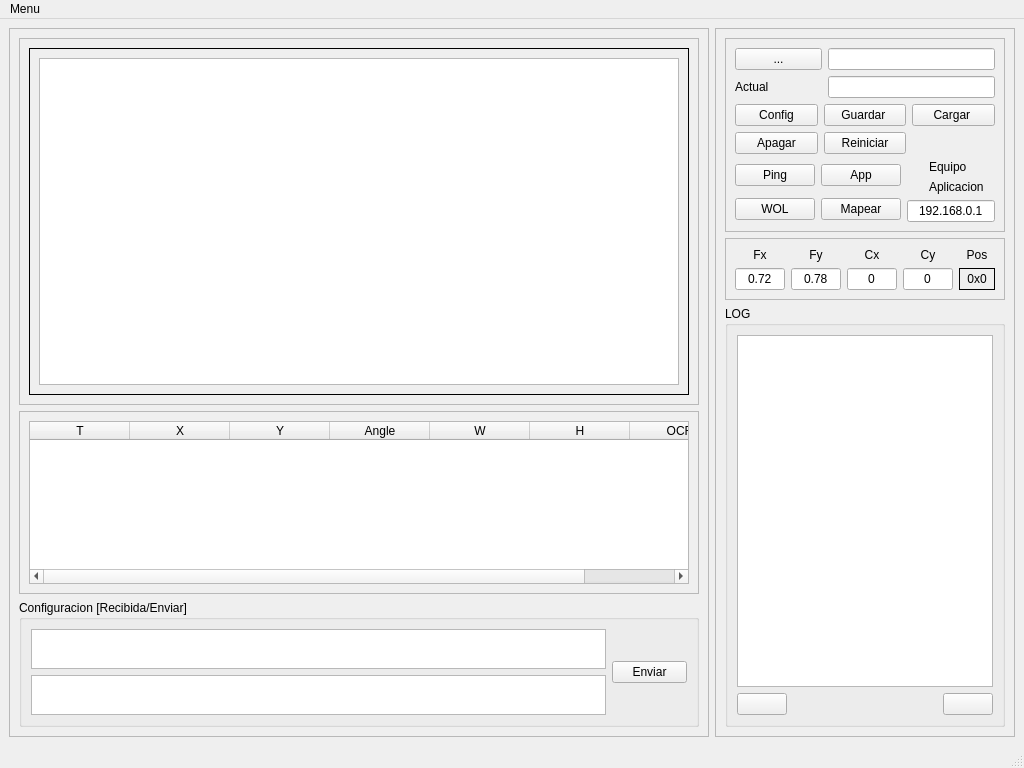
<?xml version="1.0" encoding="UTF-8"?>
<ui version="4.0">
 <class>In2AISVisionSelection</class>
 <widget class="QMainWindow" name="In2AISVisionSelection">
  <property name="geometry">
   <rect>
    <x>0</x>
    <y>0</y>
    <width>1024</width>
    <height>768</height>
   </rect>
  </property>
  <property name="windowTitle">
   <string>In2 Printing Solutions</string>
  </property>
  <widget class="QWidget" name="centralwidget">
   <layout class="QGridLayout" name="gridLayout_4">
    <item row="0" column="0">
     <widget class="QFrame" name="frame_3">
      <property name="sizePolicy">
       <sizepolicy hsizetype="Preferred" vsizetype="Preferred">
        <horstretch>7</horstretch>
        <verstretch>0</verstretch>
       </sizepolicy>
      </property>
      <property name="frameShape">
       <enum>QFrame::StyledPanel</enum>
      </property>
      <property name="frameShadow">
       <enum>QFrame::Raised</enum>
      </property>
      <layout class="QVBoxLayout" name="verticalLayout_4">
       <item>
        <widget class="QFrame" name="frame_4">
         <property name="sizePolicy">
          <sizepolicy hsizetype="Preferred" vsizetype="Preferred">
           <horstretch>7</horstretch>
           <verstretch>10</verstretch>
          </sizepolicy>
         </property>
         <property name="frameShape">
          <enum>QFrame::StyledPanel</enum>
         </property>
         <property name="frameShadow">
          <enum>QFrame::Raised</enum>
         </property>
         <layout class="QGridLayout" name="gridLayout_5">
          <item row="0" column="0">
           <widget class="QFrame" name="frame">
            <property name="sizePolicy">
             <sizepolicy hsizetype="Preferred" vsizetype="Preferred">
              <horstretch>5</horstretch>
              <verstretch>8</verstretch>
             </sizepolicy>
            </property>
            <property name="frameShape">
             <enum>QFrame::Box</enum>
            </property>
            <property name="frameShadow">
             <enum>QFrame::Plain</enum>
            </property>
            <layout class="QGridLayout" name="gridLayout_3">
             <item row="0" column="0">
              <widget class="QGraphicsView" name="m_gv">
               <property name="backgroundBrush">
                <brush brushstyle="Dense1Pattern">
                 <color alpha="255">
                  <red>220</red>
                  <green>220</green>
                  <blue>220</blue>
                 </color>
                </brush>
               </property>
              </widget>
             </item>
            </layout>
           </widget>
          </item>
         </layout>
        </widget>
       </item>
       <item>
        <widget class="QFrame" name="frame_2">
         <property name="sizePolicy">
          <sizepolicy hsizetype="Preferred" vsizetype="Preferred">
           <horstretch>0</horstretch>
           <verstretch>5</verstretch>
          </sizepolicy>
         </property>
         <property name="frameShape">
          <enum>QFrame::StyledPanel</enum>
         </property>
         <property name="frameShadow">
          <enum>QFrame::Raised</enum>
         </property>
         <layout class="QGridLayout" name="gridLayout_2">
          <item row="0" column="0">
           <widget class="QTableWidget" name="m_twData">
            <column>
             <property name="text">
              <string>T</string>
             </property>
            </column>
            <column>
             <property name="text">
              <string>X</string>
             </property>
            </column>
            <column>
             <property name="text">
              <string>Y</string>
             </property>
            </column>
            <column>
             <property name="text">
              <string>Angle</string>
             </property>
            </column>
            <column>
             <property name="text">
              <string>W</string>
             </property>
            </column>
            <column>
             <property name="text">
              <string>H</string>
             </property>
            </column>
            <column>
             <property name="text">
              <string>OCR</string>
             </property>
            </column>
           </widget>
          </item>
         </layout>
        </widget>
       </item>
       <item>
        <widget class="QGroupBox" name="groupBox">
         <property name="sizePolicy">
          <sizepolicy hsizetype="Preferred" vsizetype="Preferred">
           <horstretch>5</horstretch>
           <verstretch>1</verstretch>
          </sizepolicy>
         </property>
         <property name="title">
          <string>Configuracion [Recibida/Enviar]</string>
         </property>
         <layout class="QHBoxLayout" name="horizontalLayout_2">
          <item>
           <layout class="QVBoxLayout" name="verticalLayout_3">
            <item>
             <widget class="QTextEdit" name="m_teRcvString">
              <property name="sizePolicy">
               <sizepolicy hsizetype="Expanding" vsizetype="Preferred">
                <horstretch>0</horstretch>
                <verstretch>0</verstretch>
               </sizepolicy>
              </property>
              <property name="maximumSize">
               <size>
                <width>16777215</width>
                <height>40</height>
               </size>
              </property>
              <property name="readOnly">
               <bool>true</bool>
              </property>
             </widget>
            </item>
            <item>
             <widget class="QTextEdit" name="m_teString">
              <property name="sizePolicy">
               <sizepolicy hsizetype="Expanding" vsizetype="Preferred">
                <horstretch>2</horstretch>
                <verstretch>1</verstretch>
               </sizepolicy>
              </property>
              <property name="maximumSize">
               <size>
                <width>16777215</width>
                <height>40</height>
               </size>
              </property>
             </widget>
            </item>
           </layout>
          </item>
          <item>
           <widget class="QPushButton" name="m_pbSend">
            <property name="sizePolicy">
             <sizepolicy hsizetype="Minimum" vsizetype="Fixed">
              <horstretch>1</horstretch>
              <verstretch>1</verstretch>
             </sizepolicy>
            </property>
            <property name="maximumSize">
             <size>
              <width>75</width>
              <height>16777215</height>
             </size>
            </property>
            <property name="text">
             <string>Enviar</string>
            </property>
            <property name="icon">
             <iconset resource="../../In2Apps/In2SinglePass/SinglePass/shared.qrc">
              <normaloff>:/res/images/sendimgfija.png</normaloff>:/res/images/sendimgfija.png</iconset>
            </property>
           </widget>
          </item>
         </layout>
        </widget>
       </item>
      </layout>
     </widget>
    </item>
    <item row="0" column="1">
     <widget class="QFrame" name="frame_5">
      <property name="sizePolicy">
       <sizepolicy hsizetype="Preferred" vsizetype="Preferred">
        <horstretch>3</horstretch>
        <verstretch>0</verstretch>
       </sizepolicy>
      </property>
      <property name="maximumSize">
       <size>
        <width>300</width>
        <height>16777215</height>
       </size>
      </property>
      <property name="frameShape">
       <enum>QFrame::StyledPanel</enum>
      </property>
      <property name="frameShadow">
       <enum>QFrame::Raised</enum>
      </property>
      <layout class="QGridLayout" name="gridLayout_12">
       <item row="0" column="0">
        <widget class="QFrame" name="frame_7">
         <property name="frameShape">
          <enum>QFrame::StyledPanel</enum>
         </property>
         <property name="frameShadow">
          <enum>QFrame::Raised</enum>
         </property>
         <layout class="QGridLayout" name="gridLayout_11">
          <item row="0" column="0" colspan="3">
           <layout class="QHBoxLayout" name="horizontalLayout_3">
            <item>
             <widget class="QPushButton" name="m_pbLoad">
              <property name="minimumSize">
               <size>
                <width>85</width>
                <height>0</height>
               </size>
              </property>
              <property name="text">
               <string>...</string>
              </property>
             </widget>
            </item>
            <item>
             <widget class="QLineEdit" name="m_leIniFile">
              <property name="maximumSize">
               <size>
                <width>167</width>
                <height>16777215</height>
               </size>
              </property>
              <property name="readOnly">
               <bool>true</bool>
              </property>
             </widget>
            </item>
           </layout>
          </item>
          <item row="2" column="0" colspan="3">
           <layout class="QGridLayout" name="gridLayout_7">
            <item row="0" column="0">
             <widget class="QPushButton" name="m_pbConfig">
              <property name="text">
               <string>Config</string>
              </property>
              <property name="icon">
               <iconset resource="../../In2Apps/In2SinglePass/SinglePass/shared.qrc">
                <normaloff>:/res/images/Configuracion.png</normaloff>:/res/images/Configuracion.png</iconset>
              </property>
             </widget>
            </item>
            <item row="0" column="1">
             <widget class="QPushButton" name="m_pbVisionSave">
              <property name="text">
               <string>Guardar </string>
              </property>
              <property name="icon">
               <iconset resource="../../In2Apps/In2SinglePass/SinglePass/shared.qrc">
                <normaloff>:/res/images/floppy13.png</normaloff>:/res/images/floppy13.png</iconset>
              </property>
             </widget>
            </item>
            <item row="0" column="2">
             <widget class="QPushButton" name="m_pbVisionLoad">
              <property name="text">
               <string>Cargar </string>
              </property>
              <property name="icon">
               <iconset resource="../../In2Apps/In2SinglePass/SinglePass/shared.qrc">
                <normaloff>:/res/images/open127.png</normaloff>:/res/images/open127.png</iconset>
              </property>
             </widget>
            </item>
            <item row="1" column="0">
             <widget class="QPushButton" name="m_pbApagar">
              <property name="text">
               <string>Apagar</string>
              </property>
              <property name="icon">
               <iconset resource="../../In2Apps/In2SinglePass/SinglePass/shared.qrc">
                <normaloff>:/res/images/Cancel_32x32.png</normaloff>:/res/images/Cancel_32x32.png</iconset>
              </property>
             </widget>
            </item>
            <item row="1" column="1">
             <widget class="QPushButton" name="m_pbReiniciar">
              <property name="text">
               <string>Reiniciar</string>
              </property>
              <property name="icon">
               <iconset resource="../../In2Apps/In2SinglePass/SinglePass/shared.qrc">
                <normaloff>:/res/images/light_on.png</normaloff>:/res/images/light_on.png</iconset>
              </property>
             </widget>
            </item>
           </layout>
          </item>
          <item row="3" column="0">
           <widget class="QPushButton" name="m_pbPing">
            <property name="text">
             <string>Ping</string>
            </property>
            <property name="icon">
             <iconset resource="../../In2Apps/In2SinglePass/SinglePass/shared.qrc">
              <normaloff>:/res/images/1rightarrow.png</normaloff>:/res/images/1rightarrow.png</iconset>
            </property>
           </widget>
          </item>
          <item row="3" column="1">
           <widget class="QPushButton" name="m_pbConectar">
            <property name="text">
             <string>App</string>
            </property>
            <property name="icon">
             <iconset resource="../../In2Apps/In2SinglePass/SinglePass/shared.qrc">
              <normaloff>:/res/images/plug42.png</normaloff>:/res/images/plug42.png</iconset>
            </property>
           </widget>
          </item>
          <item row="3" column="2" rowspan="2">
           <layout class="QVBoxLayout" name="verticalLayout">
            <item>
             <layout class="QGridLayout" name="gridLayout_10">
              <item row="0" column="0">
               <widget class="QLabel" name="m_ledEquipo">
                <property name="maximumSize">
                 <size>
                  <width>16</width>
                  <height>16</height>
                 </size>
                </property>
                <property name="text">
                 <string/>
                </property>
                <property name="pixmap">
                 <pixmap resource="../../In2Apps/In2SinglePass/SinglePass/shared.qrc">:/res/images/Ledverde.png</pixmap>
                </property>
               </widget>
              </item>
              <item row="0" column="1">
               <widget class="QLabel" name="label_8">
                <property name="maximumSize">
                 <size>
                  <width>95</width>
                  <height>16777215</height>
                 </size>
                </property>
                <property name="text">
                 <string>Equipo </string>
                </property>
               </widget>
              </item>
              <item row="1" column="0">
               <widget class="QLabel" name="m_ledAplicacion">
                <property name="maximumSize">
                 <size>
                  <width>16</width>
                  <height>16</height>
                 </size>
                </property>
                <property name="text">
                 <string/>
                </property>
                <property name="pixmap">
                 <pixmap resource="../../In2Apps/In2SinglePass/SinglePass/shared.qrc">:/res/images/Ledverde.png</pixmap>
                </property>
               </widget>
              </item>
              <item row="1" column="1">
               <widget class="QLabel" name="label_9">
                <property name="maximumSize">
                 <size>
                  <width>95</width>
                  <height>16777215</height>
                 </size>
                </property>
                <property name="text">
                 <string>Aplicacion</string>
                </property>
               </widget>
              </item>
             </layout>
            </item>
            <item>
             <widget class="QLineEdit" name="m_leIP">
              <property name="maximumSize">
               <size>
                <width>95</width>
                <height>16777215</height>
               </size>
              </property>
              <property name="text">
               <string>192.168.0.1</string>
              </property>
              <property name="alignment">
               <set>Qt::AlignCenter</set>
              </property>
             </widget>
            </item>
           </layout>
          </item>
          <item row="4" column="0">
           <widget class="QPushButton" name="m_pbWOL">
            <property name="text">
             <string>WOL</string>
            </property>
            <property name="icon">
             <iconset resource="../../In2Apps/In2SinglePass/SinglePass/shared.qrc">
              <normaloff>:/res/images/reload.png</normaloff>:/res/images/reload.png</iconset>
            </property>
           </widget>
          </item>
          <item row="4" column="1">
           <widget class="QPushButton" name="m_pbMapear">
            <property name="text">
             <string>Mapear</string>
            </property>
            <property name="icon">
             <iconset resource="../../In2Apps/In2SinglePass/SinglePass/shared.qrc">
              <normaloff>:/res/images/portopen.png</normaloff>:/res/images/portopen.png</iconset>
            </property>
           </widget>
          </item>
          <item row="1" column="0" colspan="3">
           <layout class="QHBoxLayout" name="horizontalLayout">
            <item>
             <widget class="QLabel" name="label_6">
              <property name="minimumSize">
               <size>
                <width>85</width>
                <height>0</height>
               </size>
              </property>
              <property name="text">
               <string>Actual</string>
              </property>
             </widget>
            </item>
            <item>
             <widget class="QLineEdit" name="m_leVisionText">
              <property name="maximumSize">
               <size>
                <width>167</width>
                <height>16777215</height>
               </size>
              </property>
              <property name="alignment">
               <set>Qt::AlignCenter</set>
              </property>
             </widget>
            </item>
           </layout>
          </item>
         </layout>
         <zorder>m_pbPing</zorder>
         <zorder>m_pbWOL</zorder>
         <zorder>m_pbConectar</zorder>
         <zorder>m_pbMapear</zorder>
        </widget>
       </item>
       <item row="1" column="0">
        <widget class="QFrame" name="frame_6">
         <property name="frameShape">
          <enum>QFrame::StyledPanel</enum>
         </property>
         <property name="frameShadow">
          <enum>QFrame::Raised</enum>
         </property>
         <layout class="QGridLayout" name="gridLayout_6">
          <item row="0" column="0">
           <layout class="QGridLayout" name="gridLayout">
            <item row="1" column="4">
             <widget class="QLabel" name="m_lblPos">
              <property name="sizePolicy">
               <sizepolicy hsizetype="Preferred" vsizetype="Preferred">
                <horstretch>1</horstretch>
                <verstretch>0</verstretch>
               </sizepolicy>
              </property>
              <property name="frameShape">
               <enum>QFrame::Box</enum>
              </property>
              <property name="text">
               <string>0x0</string>
              </property>
              <property name="alignment">
               <set>Qt::AlignCenter</set>
              </property>
             </widget>
            </item>
            <item row="1" column="3">
             <widget class="QLineEdit" name="m_leCy">
              <property name="sizePolicy">
               <sizepolicy hsizetype="Expanding" vsizetype="Fixed">
                <horstretch>1</horstretch>
                <verstretch>0</verstretch>
               </sizepolicy>
              </property>
              <property name="minimumSize">
               <size>
                <width>50</width>
                <height>0</height>
               </size>
              </property>
              <property name="maximumSize">
               <size>
                <width>50</width>
                <height>16777215</height>
               </size>
              </property>
              <property name="text">
               <string>0</string>
              </property>
              <property name="alignment">
               <set>Qt::AlignCenter</set>
              </property>
             </widget>
            </item>
            <item row="0" column="0">
             <widget class="QLabel" name="label">
              <property name="text">
               <string>Fx</string>
              </property>
              <property name="alignment">
               <set>Qt::AlignCenter</set>
              </property>
             </widget>
            </item>
            <item row="0" column="1">
             <widget class="QLabel" name="label_4">
              <property name="text">
               <string>Fy</string>
              </property>
              <property name="alignment">
               <set>Qt::AlignCenter</set>
              </property>
             </widget>
            </item>
            <item row="0" column="2">
             <widget class="QLabel" name="label_2">
              <property name="text">
               <string>Cx</string>
              </property>
              <property name="alignment">
               <set>Qt::AlignCenter</set>
              </property>
             </widget>
            </item>
            <item row="0" column="4">
             <widget class="QLabel" name="label_5">
              <property name="text">
               <string>Pos</string>
              </property>
              <property name="alignment">
               <set>Qt::AlignCenter</set>
              </property>
             </widget>
            </item>
            <item row="1" column="0">
             <widget class="QLineEdit" name="m_leFactorX">
              <property name="sizePolicy">
               <sizepolicy hsizetype="Expanding" vsizetype="Fixed">
                <horstretch>1</horstretch>
                <verstretch>0</verstretch>
               </sizepolicy>
              </property>
              <property name="minimumSize">
               <size>
                <width>50</width>
                <height>0</height>
               </size>
              </property>
              <property name="maximumSize">
               <size>
                <width>50</width>
                <height>16777215</height>
               </size>
              </property>
              <property name="text">
               <string>0.72</string>
              </property>
              <property name="alignment">
               <set>Qt::AlignCenter</set>
              </property>
             </widget>
            </item>
            <item row="1" column="1">
             <widget class="QLineEdit" name="m_leFactorY">
              <property name="sizePolicy">
               <sizepolicy hsizetype="Expanding" vsizetype="Fixed">
                <horstretch>1</horstretch>
                <verstretch>0</verstretch>
               </sizepolicy>
              </property>
              <property name="minimumSize">
               <size>
                <width>50</width>
                <height>0</height>
               </size>
              </property>
              <property name="maximumSize">
               <size>
                <width>50</width>
                <height>16777215</height>
               </size>
              </property>
              <property name="text">
               <string>0.78</string>
              </property>
              <property name="alignment">
               <set>Qt::AlignCenter</set>
              </property>
             </widget>
            </item>
            <item row="1" column="2">
             <widget class="QLineEdit" name="m_leCx">
              <property name="sizePolicy">
               <sizepolicy hsizetype="Expanding" vsizetype="Fixed">
                <horstretch>1</horstretch>
                <verstretch>0</verstretch>
               </sizepolicy>
              </property>
              <property name="minimumSize">
               <size>
                <width>50</width>
                <height>0</height>
               </size>
              </property>
              <property name="maximumSize">
               <size>
                <width>50</width>
                <height>16777215</height>
               </size>
              </property>
              <property name="text">
               <string>0</string>
              </property>
              <property name="alignment">
               <set>Qt::AlignCenter</set>
              </property>
             </widget>
            </item>
            <item row="0" column="3">
             <widget class="QLabel" name="label_3">
              <property name="text">
               <string>Cy</string>
              </property>
              <property name="alignment">
               <set>Qt::AlignCenter</set>
              </property>
             </widget>
            </item>
           </layout>
          </item>
         </layout>
        </widget>
       </item>
       <item row="2" column="0">
        <widget class="QGroupBox" name="groupBox_2">
         <property name="sizePolicy">
          <sizepolicy hsizetype="Preferred" vsizetype="Preferred">
           <horstretch>1</horstretch>
           <verstretch>0</verstretch>
          </sizepolicy>
         </property>
         <property name="title">
          <string>LOG</string>
         </property>
         <layout class="QGridLayout" name="gridLayout_8">
          <item row="1" column="2">
           <widget class="QPushButton" name="m_pbExit">
            <property name="minimumSize">
             <size>
              <width>50</width>
              <height>0</height>
             </size>
            </property>
            <property name="text">
             <string/>
            </property>
            <property name="icon">
             <iconset resource="../../In2Apps/In2SinglePass/SinglePass/shared.qrc">
              <normaloff>:/res/images/exit.png</normaloff>:/res/images/exit.png</iconset>
            </property>
           </widget>
          </item>
          <item row="1" column="1">
           <spacer name="horizontalSpacer">
            <property name="orientation">
             <enum>Qt::Horizontal</enum>
            </property>
            <property name="sizeHint" stdset="0">
             <size>
              <width>40</width>
              <height>20</height>
             </size>
            </property>
           </spacer>
          </item>
          <item row="1" column="0">
           <widget class="QPushButton" name="m_pbClearLog">
            <property name="minimumSize">
             <size>
              <width>50</width>
              <height>0</height>
             </size>
            </property>
            <property name="text">
             <string/>
            </property>
            <property name="icon">
             <iconset resource="../../In2Apps/In2SinglePass/SinglePass/shared.qrc">
              <normaloff>:/res/images/Cancel_32x32.png</normaloff>:/res/images/Cancel_32x32.png</iconset>
            </property>
           </widget>
          </item>
          <item row="0" column="0" colspan="3">
           <widget class="QTextEdit" name="m_teLog"/>
          </item>
         </layout>
        </widget>
       </item>
      </layout>
      <zorder>frame_6</zorder>
      <zorder>groupBox_2</zorder>
      <zorder>frame_7</zorder>
     </widget>
    </item>
   </layout>
  </widget>
  <widget class="QMenuBar" name="menubar">
   <property name="geometry">
    <rect>
     <x>0</x>
     <y>0</y>
     <width>1024</width>
     <height>21</height>
    </rect>
   </property>
   <widget class="QMenu" name="menuExit">
    <property name="title">
     <string>Menu</string>
    </property>
    <addaction name="actionExit"/>
    <addaction name="actionSave"/>
   </widget>
   <addaction name="menuExit"/>
  </widget>
  <widget class="QStatusBar" name="statusbar"/>
  <action name="actionExit">
   <property name="text">
    <string>Exit</string>
   </property>
  </action>
  <action name="actionSave">
   <property name="text">
    <string>Save</string>
   </property>
  </action>
 </widget>
 <resources>
  <include location="../../In2Apps/In2SinglePass/SinglePass/shared.qrc"/>
 </resources>
 <connections/>
</ui>
